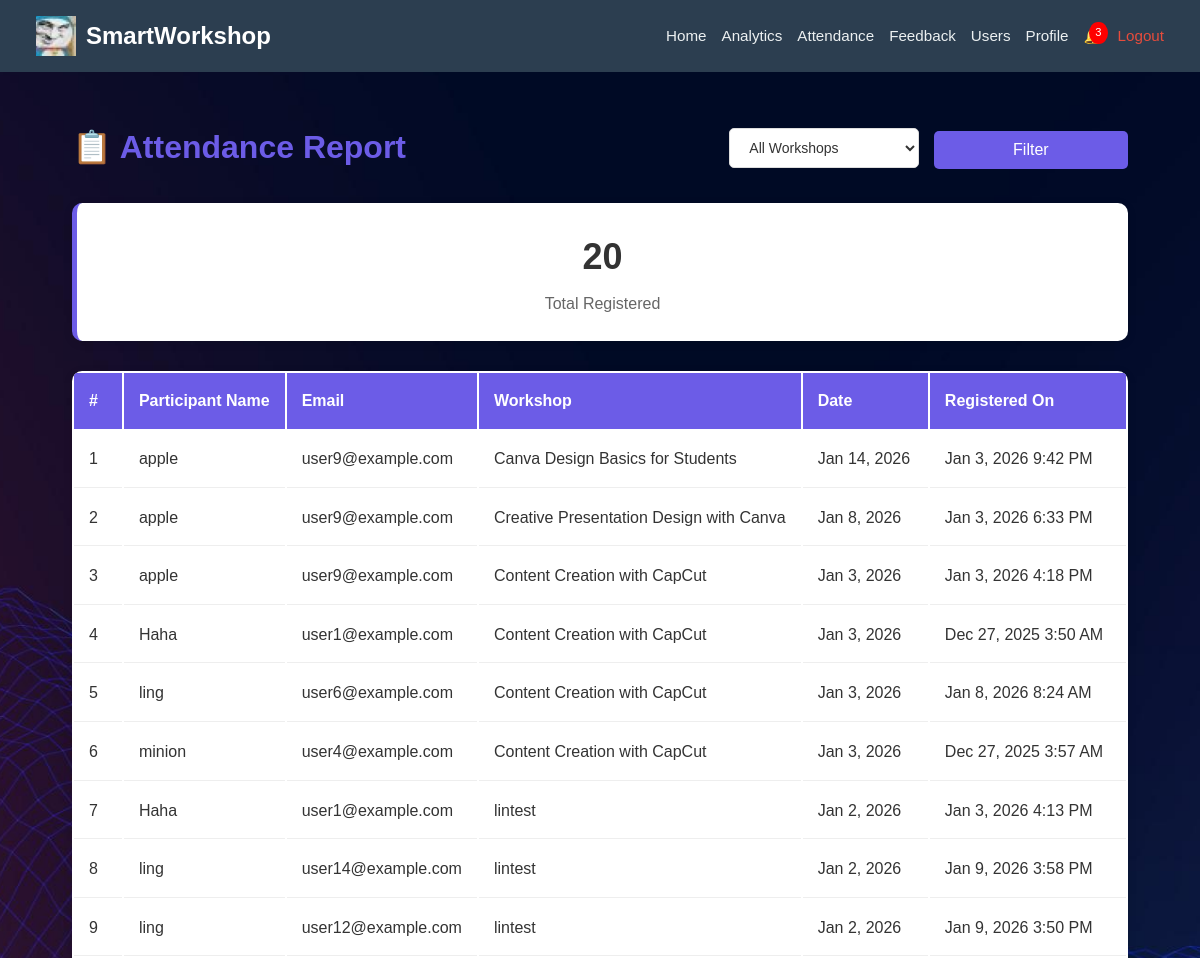
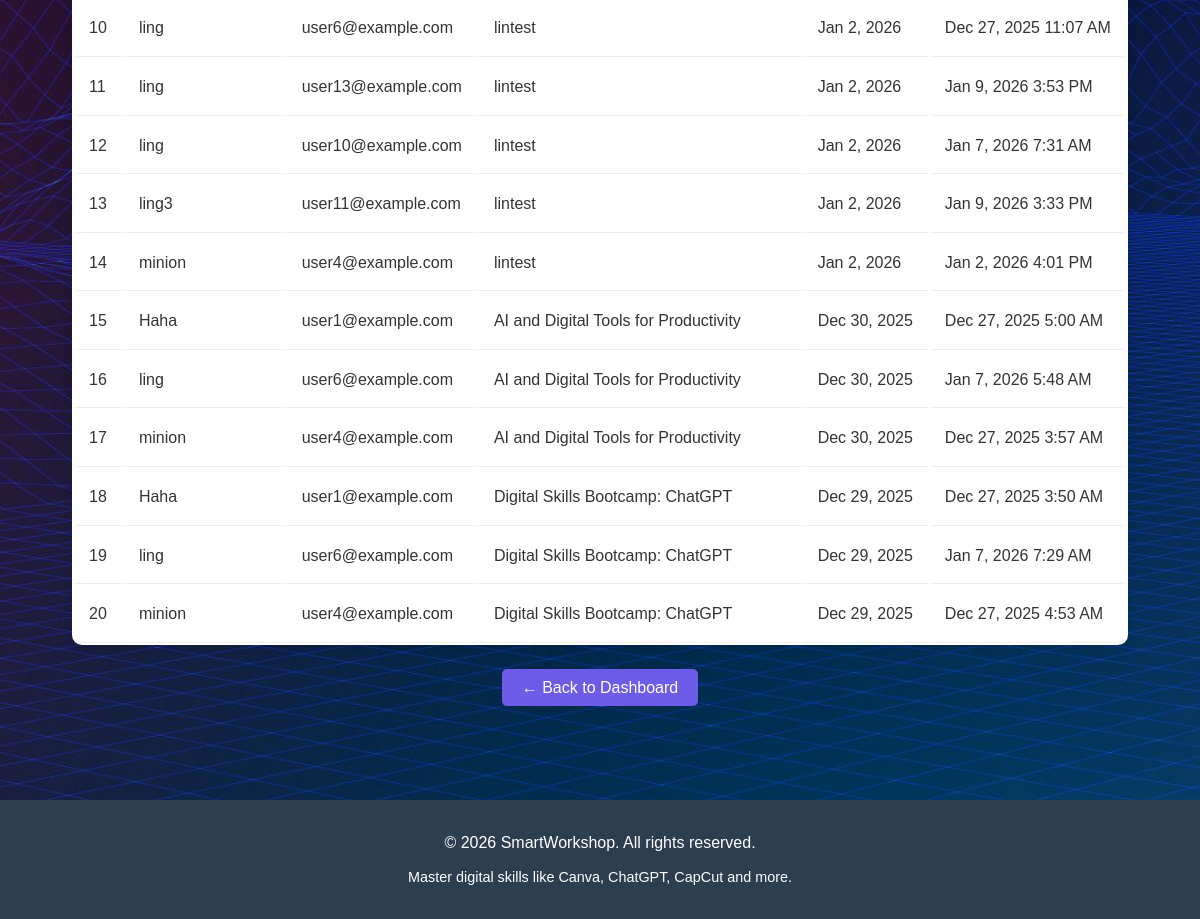
/report_attendance.php (signed in), run on the app's committed database (2 pictures, top to bottom).
### tables this page shows
CREATE TABLE `bookings` (
  `id` int(11) NOT NULL,
  `user_id` int(11) NOT NULL,
  `workshop_id` int(11) NOT NULL,
  `created_at` timestamp NOT NULL DEFAULT current_timestamp(),
  `payment_method` enum('qr_code','bank_transfer') DEFAULT NULL,
  `payment_status` enum('pending','verified','rejected') DEFAULT 'pending',
  `payment_reference` varchar(100) DEFAULT NULL,
  `payment_amount` decimal(10,2) DEFAULT 0.00,
  `payment_date` datetime DEFAULT current_timestamp(),
  `payment_verified_at` datetime DEFAULT NULL,
  `payment_verified_by` varchar(50) NOT NULL DEFAULT 'ADMIN',
  `booking_status` enum('registered','confirmed','cancelled') DEFAULT 'registered'
);

CREATE TABLE `users` (
  `user_id` int(11) NOT NULL,
  `username` varchar(50) NOT NULL,
  `email` varchar(100) NOT NULL,
  `password` varchar(255) NOT NULL,
  `phone` varchar(20) DEFAULT NULL,
  `country` varchar(50) NOT NULL,
  `role` enum('admin','organizer','trainer','participant') DEFAULT 'participant',
  `created_at` timestamp NOT NULL DEFAULT current_timestamp(),
  `avatar` varchar(255) DEFAULT NULL
);

CREATE TABLE `workshops` (
  `id` int(11) NOT NULL,
  `title` varchar(100) NOT NULL,
  `description` text DEFAULT NULL,
  `trainer` varchar(100) DEFAULT NULL,
  `trainer_id` int(11) DEFAULT NULL,
  `date` date NOT NULL,
  `time` time NOT NULL,
  `location` varchar(100) NOT NULL,
  `fee` decimal(10,2) DEFAULT 0.00,
  `organizer_id` int(11) NOT NULL,
  `created_at` timestamp NOT NULL DEFAULT current_timestamp()
);

### report_attendance.php (the view, shortened to what this page needs)
<?php
include 'include/db_connect.php';
$workshop_filter = isset($_GET['workshop_id']) ? intval($_GET['workshop_id']) : 0;
$attendance_query = "SELECT b.*, u.username, u.email, w.title as workshop_name, w.date as workshop_date
    FROM bookings b
    JOIN users u ON b.user_id = u.user_id
    JOIN workshops w ON b.workshop_id = w.id";
$attendance_query .= " ORDER BY w.date DESC, u.username ASC";
$attendance_result = mysqli_query($conn, $attendance_query);
if ($workshop_filter > 0) {
    $summary_query = "SELECT COUNT(*) as total FROM bookings WHERE workshop_id = $workshop_filter";
} else {
    $summary_query = "SELECT COUNT(*) as total FROM bookings";
}
$summary = mysqli_fetch_assoc(mysqli_query($conn, $summary_query));
?>
<!DOCTYPE html>
<html lang="en">
<head>
    <link rel="stylesheet" href="css/style.css">
</head>
<body>
    <?php include 'include/nav.php'; ?>
    <div class="report-container">
        <div class="report-header">
            <h1>📋 Attendance Report</h1>
            <form class="filter-form" method="GET">
                <select name="workshop_id">
                    <option value="0">All Workshops</option>
                </select>
                <button type="submit">Filter</button>
            </form>
        </div>
        <div class="summary-cards">
            <div class="summary-card total">
                <div class="summary-number"><?php echo $summary['total'] ?: 0; ?></div>
                <div class="summary-label">Total Registered</div>
            </div>
        </div>
        <table class="attendance-table">
            <thead>
                <tr>
                    <th>#</th>
                    <th>Participant Name</th>
                    <th>Email</th>
                    <th>Workshop</th>
                    <th>Date</th>
                    <th>Registered On</th>
                </tr>
            </thead>
            <tbody>
                <?php
                $count = 1;
                while ($row = mysqli_fetch_assoc($attendance_result)):
                ?>
                <tr>
                    <td><?php echo $count++; ?></td>
                    <td><?php echo htmlspecialchars($row['username']); ?></td>
                    <td><?php echo htmlspecialchars($row['email']); ?></td>
                    <td><?php echo htmlspecialchars($row['workshop_name']); ?></td>
                    <td><?php echo date('M j, Y', strtotime($row['workshop_date'])); ?></td>
                    <td><?php echo date('M j, Y g:i A', strtotime($row['created_at'])); ?></td>
                </tr>
                <?php endwhile; ?>
            </tbody>
        </table>
        <div style="margin-top: 30px; text-align: center;">
            <a href="dashboard_analytics.php" class="btn-back">← Back to Dashboard</a>
        </div>
    </div>
    <?php include 'include/footer.php'; ?>
</body>
</html>

### css/style.css (style rules this page uses)
* { margin: 0; padding: 0; box-sizing: border-box; }
body { font-family: sans-serif; background: url('../img/bg.jpg') no-repeat center center fixed; background-size: cover; color: #333; line-height: 1.6; min-height: 100vh; display: flex; flex-direction: column; }
main, .workshops-container, .certificates-container, .feedback-container, .certificate-page, .container, .report-container, .page-content { flex: 1; }
input, select, textarea { width: 100%; padding: 10px; border: 1px solid #ccc; border-radius: 4px; background: #fff; color: #333; }
button, .btn { display: inline-block; width: 100%; padding: 12px; background-color: #3498db; color: white; border: none; border-radius: 4px; cursor: pointer; font-size: 1rem; text-align: center; text-decoration: none; margin-top: 5px; }

### report_attendance.php (style rules this page uses)
.report-container { max-width: 1200px; margin: 30px auto; padding: 20px; }
.report-header { display: flex; justify-content: space-between; align-items: center; margin-bottom: 30px; flex-wrap: wrap; gap: 20px; }
.report-header h1 { color: #6c5ce7; }
.filter-form { display: flex; gap: 15px; align-items: center; }
.filter-form select { padding: 10px 15px; border: 1px solid #ddd; border-radius: 5px; font-size: 14px; }
.filter-form button { background: #6c5ce7; color: white; padding: 10px 20px; border: none; border-radius: 5px; cursor: pointer; }
.summary-cards { display: grid; grid-template-columns: repeat(auto-fit, minmax(200px, 1fr)); gap: 20px; margin-bottom: 30px; }
.summary-card { background: white; padding: 25px; border-radius: 10px; text-align: center; box-shadow: 0 2px 10px rgba(0,0,0,0.1); }
.summary-card.total { border-left: 5px solid #6c5ce7; }
.summary-number { font-size: 36px; font-weight: bold; color: #333; }
.summary-label { color: #666; margin-top: 5px; }
.attendance-table { width: 100%; background: white; border-radius: 10px; overflow: hidden; box-shadow: 0 2px 10px rgba(0,0,0,0.1); }
.attendance-table th { background: #6c5ce7; color: white; padding: 15px; text-align: left; }
.attendance-table td { padding: 15px; border-bottom: 1px solid #eee; }
.btn-back { background: #6c5ce7; color: white; padding: 10px 20px; text-decoration: none; border-radius: 5px; }

### data on the page
bookings: user.username "apple", user.email "user9@example.com", workshop.title "Canva Design Basics for Students", workshop.date "Jan 14, 2026", created_at "Jan 3, 2026 9:42 PM"
bookings: user.username "apple", user.email "user9@example.com", workshop.title "Creative Presentation Design with Canva", workshop.date "Jan 8, 2026", created_at "Jan 3, 2026 6:33 PM"
bookings: user.username "apple", user.email "user9@example.com", workshop.title "Content Creation with CapCut", workshop.date "Jan 3, 2026", created_at "Jan 3, 2026 4:18 PM"
bookings: user.username "Haha", user.email "user1@example.com", workshop.title "Content Creation with CapCut", workshop.date "Jan 3, 2026", created_at "Dec 27, 2025 3:50 AM"
bookings: user.username "ling", user.email "user6@example.com", workshop.title "Content Creation with CapCut", workshop.date "Jan 3, 2026", created_at "Jan 8, 2026 8:24 AM"
bookings: user.username "minion", user.email "user4@example.com", workshop.title "Content Creation with CapCut", workshop.date "Jan 3, 2026", created_at "Dec 27, 2025 3:57 AM"
bookings: user.username "Haha", user.email "user1@example.com", workshop.title "lintest", workshop.date "Jan 2, 2026", created_at "Jan 3, 2026 4:13 PM"
bookings: user.username "ling", user.email "user14@example.com", workshop.title "lintest", workshop.date "Jan 2, 2026", created_at "Jan 9, 2026 3:58 PM"
bookings: user.username "ling", user.email "user12@example.com", workshop.title "lintest", workshop.date "Jan 2, 2026", created_at "Jan 9, 2026 3:50 PM"
bookings: user.username "ling", user.email "user6@example.com", workshop.title "lintest", workshop.date "Jan 2, 2026", created_at "Dec 27, 2025 11:07 AM"
bookings: user.username "ling", user.email "user13@example.com", workshop.title "lintest", workshop.date "Jan 2, 2026", created_at "Jan 9, 2026 3:53 PM"
bookings: user.username "ling", user.email "user10@example.com", workshop.title "lintest", workshop.date "Jan 2, 2026", created_at "Jan 7, 2026 7:31 AM"
bookings: user.username "ling3", user.email "user11@example.com", workshop.title "lintest", workshop.date "Jan 2, 2026", created_at "Jan 9, 2026 3:33 PM"
bookings: user.username "minion", user.email "user4@example.com", workshop.title "lintest", workshop.date "Jan 2, 2026", created_at "Jan 2, 2026 4:01 PM"
bookings: user.username "Haha", user.email "user1@example.com", workshop.title "AI and Digital Tools for Productivity", workshop.date "Dec 30, 2025", created_at "Dec 27, 2025 5:00 AM"
bookings: user.username "ling", user.email "user6@example.com", workshop.title "AI and Digital Tools for Productivity", workshop.date "Dec 30, 2025", created_at "Jan 7, 2026 5:48 AM"
bookings: user.username "minion", user.email "user4@example.com", workshop.title "AI and Digital Tools for Productivity", workshop.date "Dec 30, 2025", created_at "Dec 27, 2025 3:57 AM"
bookings: user.username "Haha", user.email "user1@example.com", workshop.title "Digital Skills Bootcamp: ChatGPT", workshop.date "Dec 29, 2025", created_at "Dec 27, 2025 3:50 AM"
bookings: user.username "ling", user.email "user6@example.com", workshop.title "Digital Skills Bootcamp: ChatGPT", workshop.date "Dec 29, 2025", created_at "Jan 7, 2026 7:29 AM"
bookings: user.username "minion", user.email "user4@example.com", workshop.title "Digital Skills Bootcamp: ChatGPT", workshop.date "Dec 29, 2025", created_at "Dec 27, 2025 4:53 AM"

### other printed values
$unread_count "3"
$summary['total'] ?: 0 "20"
